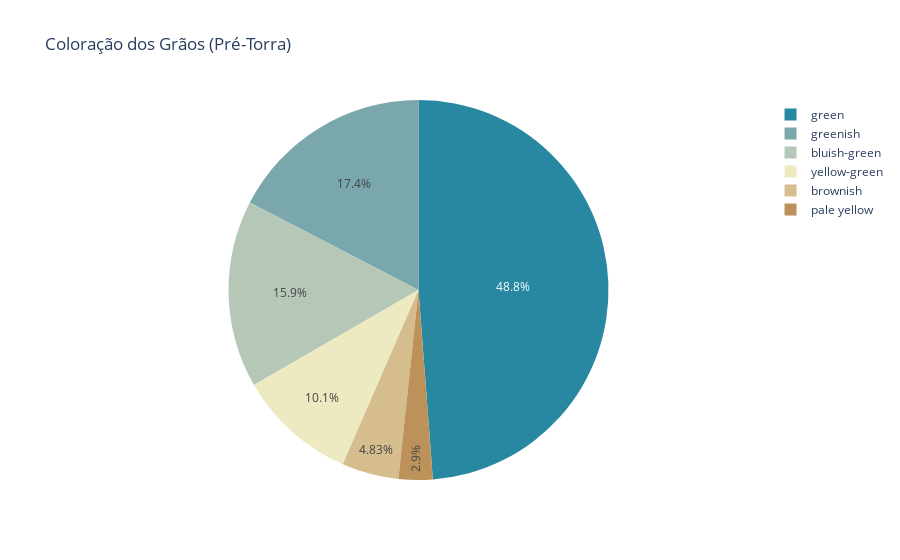

This figure's notebook cell:
### Markdown cell above
Outra pergunta interessante é:

Qual cor de grão é predominante nesse conjunto?

### Code cell
coffee_colors = px.pie(
    df_coffee,
    names='Color',
    title='Coloração dos Grãos (Pré-Torra)',
    hover_data='Color',
    color_discrete_sequence=px.colors.diverging.Earth_r,
)

coffee_colors.show()

### Figure 1 — Plotly figure (JSON) as saved in the notebook; plotly's stock layout.template omitted (floating-point values rounded to 4 significant figures; data arrays with more than 128 entries replaced by an {"elided": "..."} marker saying what was removed)
{"data": [{"customdata": {"elided": "207x1 str values"}, "domain": {"x": [0, 1], "y": [0, 1]}, "hovertemplate": "Color=%{customdata[0]}<extra></extra>", "labels": {"elided": "207 str values"}, "legendgroup": "", "name": "", "showlegend": true, "type": "pie"}], "layout": {"legend": {"tracegroupgap": 0}, "piecolorway": ["rgb(40, 135, 161)", "rgb(121, 167, 172)", "rgb(181, 200, 184)", "rgb(237, 234, 194)", "rgb(214, 189, 141)", "rgb(189, 146, 90)", "rgb(161, 105, 40)"], "title": {"text": "Coloração dos Grãos (Pré-Torra)"}}}
